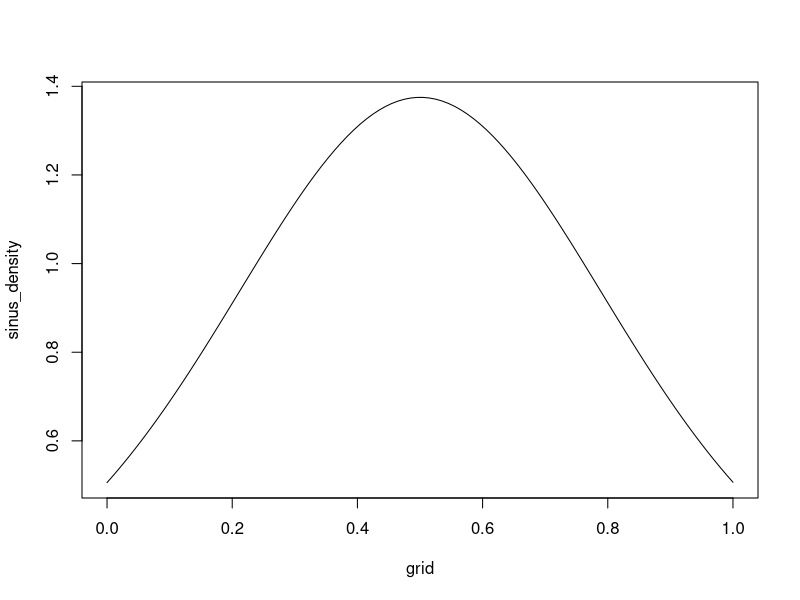
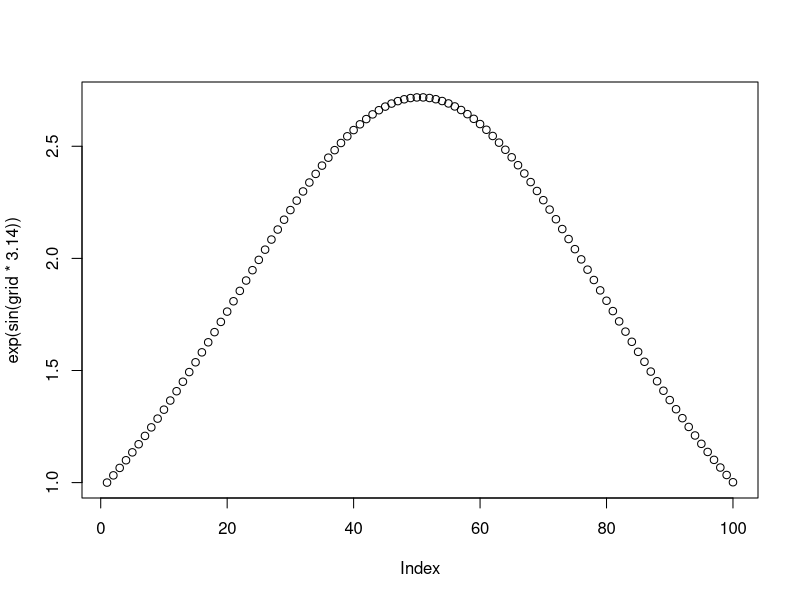
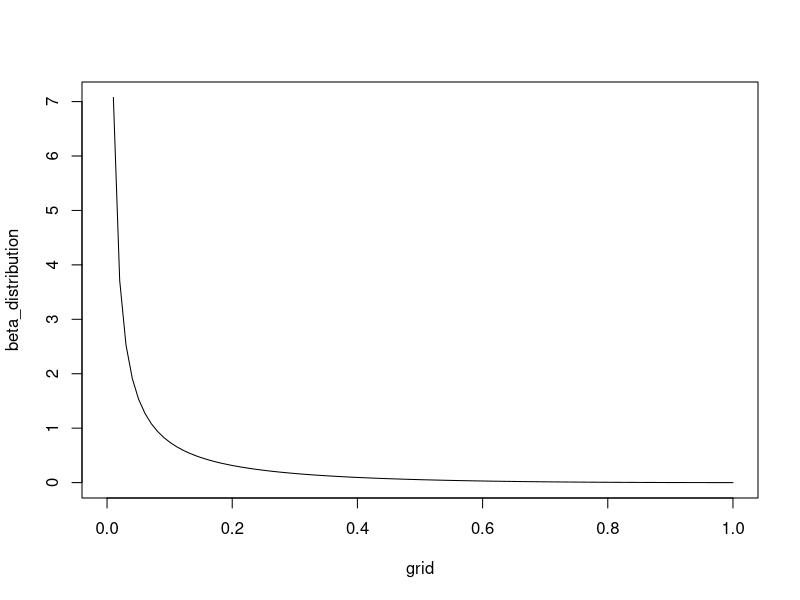

The R script that drew these images, in order: (Note: this script raises an error after producing the figures.)
grid <- seq(0, 1, length.out = 100)
exp_sinus <- function(x) {
  exp(sin(x  *  3.14))
}
exp_sinus_values <- exp_sinus(grid)
integrated_exp_sinus <- integrate(exp_sinus, 0, 1)
sinus_density <- exp_sinus(grid) / integrate(exp_sinus, 0, 1)$value
plot(grid, sinus_density, type = "l")
plot(exp(sin(grid * 3.14)))
beta_distribution <- dbeta(grid, 0.1, 3)
plot(grid, beta_distribution, type = "l")
plot(grid, f_0_line(grid, 0, 1), type = "l")

